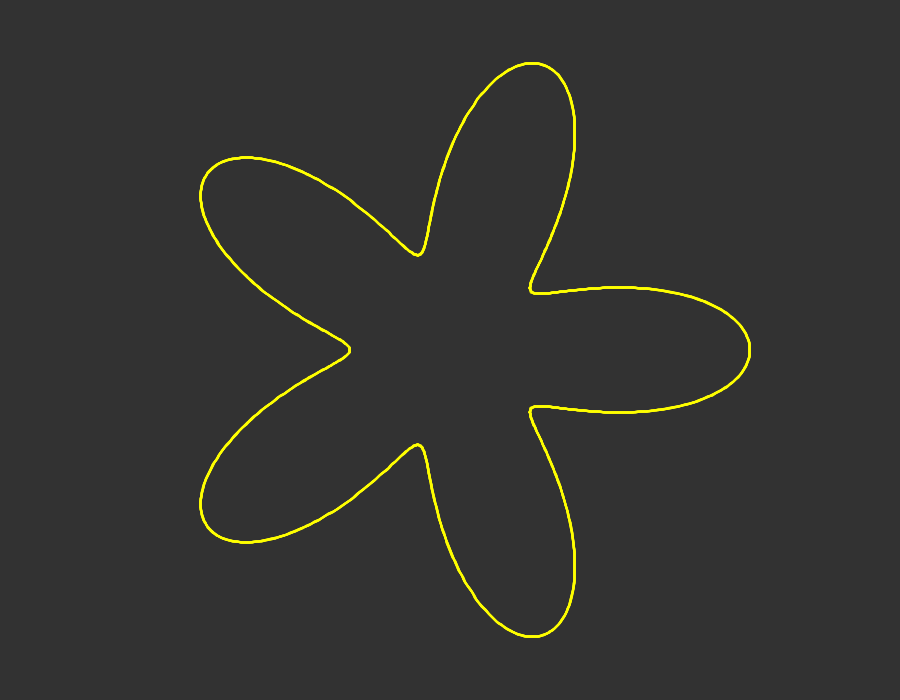
Frame 1 (no input)
Frame 60 (the mouse pressed at the canvas centre just before this capture): identical to frame 1, image omitted
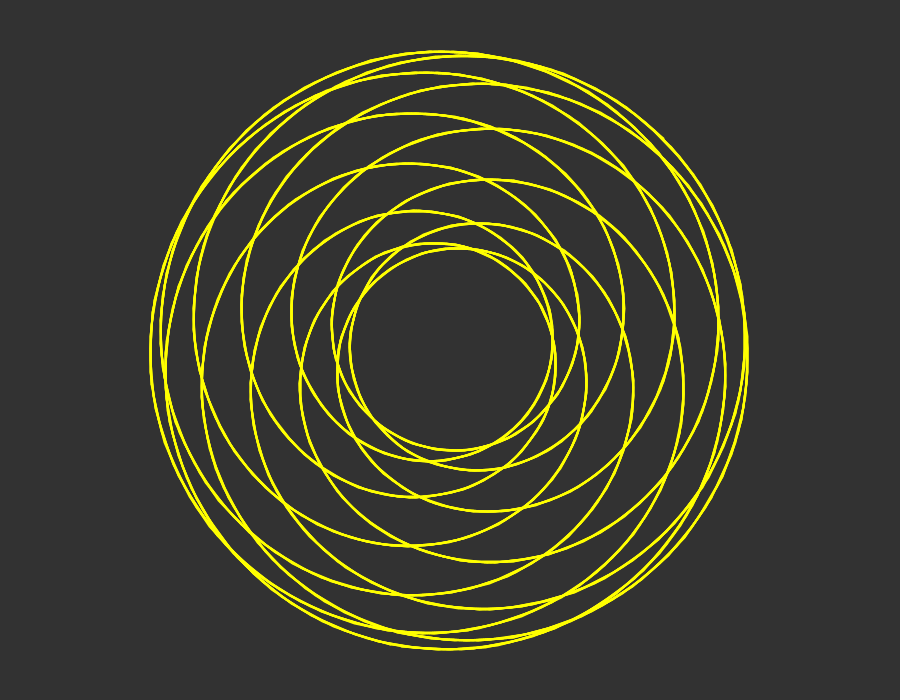
Frame 120 (the mouse held since frame 60 and released just before this capture)

The Processing sketch that drew these frames (run headless with seeded random() and noise(); from frame 60 on, the mouse is pressed at the canvas centre):

// Processing sketch: Spirograph
// ── Spirograph.pde
float r;
boolean on=false;
void setup(){
  size(900,700);
  r=0;
}
void draw(){
  background(50);
  translate(width/2, height/2);
  noFill();
  rotate(r);
  for(int i=0; i<5; i++){
    rotate(radians(360/5));
    torus(mouseX/40+1,5);}
  if(on) { 
  r+=0.03;
  }
}

void torus(float p, float q){
  float a=0;
  stroke(255,255,0);
  strokeWeight(2);
  beginShape();

  for(float i =0; i<=2*PI; i+=0.01){
    float r=(cos(q*i)+2)*100;
    float x=r*cos(p*i);
    float y=r*sin(p*i);
    vertex(x,y);

  }
  endShape();
}

void mousePressed(){
  on =!on;
}
